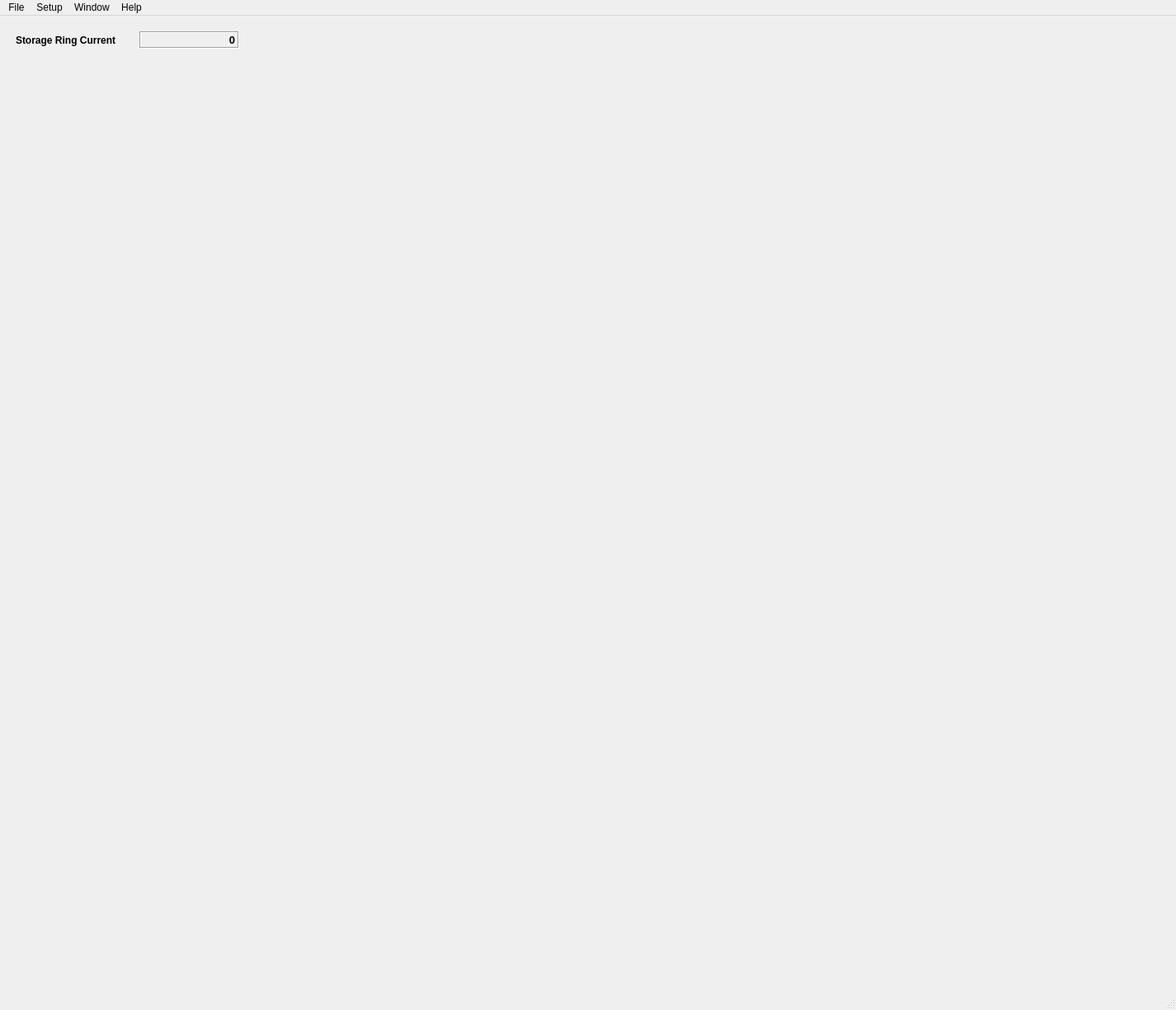
<?xml version="1.0" encoding="UTF-8"?>
<ui version="4.0">
 <class>MainWindow</class>
 <widget class="QMainWindow" name="MainWindow">
  <property name="geometry">
   <rect>
    <x>0</x>
    <y>0</y>
    <width>1426</width>
    <height>1225</height>
   </rect>
  </property>
  <property name="windowTitle">
   <string>pySTXM Control 1.0</string>
  </property>
  <widget class="QWidget" name="centralwidget">
   <layout class="QVBoxLayout" name="verticalLayout">
    <item>
     <widget class="QWidget" name="infoPanel" native="true">
      <property name="minimumSize">
       <size>
        <width>0</width>
        <height>40</height>
       </size>
      </property>
      <property name="maximumSize">
       <size>
        <width>16777215</width>
        <height>40</height>
       </size>
      </property>
      <widget class="QLabel" name="label">
       <property name="geometry">
        <rect>
         <x>10</x>
         <y>10</y>
         <width>151</width>
         <height>21</height>
        </rect>
       </property>
       <property name="minimumSize">
        <size>
         <width>151</width>
         <height>21</height>
        </size>
       </property>
       <property name="font">
        <font>
         <weight>75</weight>
         <bold>true</bold>
        </font>
       </property>
       <property name="frameShape">
        <enum>QFrame::NoFrame</enum>
       </property>
       <property name="frameShadow">
        <enum>QFrame::Raised</enum>
       </property>
       <property name="text">
        <string>Storage Ring Current</string>
       </property>
      </widget>
      <widget class="QLabel" name="ringCurrentLbl">
       <property name="geometry">
        <rect>
         <x>160</x>
         <y>10</y>
         <width>121</width>
         <height>21</height>
        </rect>
       </property>
       <property name="sizePolicy">
        <sizepolicy hsizetype="Fixed" vsizetype="Preferred">
         <horstretch>0</horstretch>
         <verstretch>0</verstretch>
        </sizepolicy>
       </property>
       <property name="font">
        <font>
         <pointsize>10</pointsize>
         <weight>75</weight>
         <bold>true</bold>
        </font>
       </property>
       <property name="frameShape">
        <enum>QFrame::Box</enum>
       </property>
       <property name="frameShadow">
        <enum>QFrame::Sunken</enum>
       </property>
       <property name="text">
        <string>0</string>
       </property>
       <property name="alignment">
        <set>Qt::AlignRight|Qt::AlignTrailing|Qt::AlignVCenter</set>
       </property>
      </widget>
     </widget>
    </item>
    <item>
     <layout class="QHBoxLayout" name="horizontalLayout">
      <item>
       <widget class="QWidget" name="imagePanel" native="true">
        <property name="minimumSize">
         <size>
          <width>800</width>
          <height>700</height>
         </size>
        </property>
        <property name="autoFillBackground">
         <bool>true</bool>
        </property>
        <layout class="QVBoxLayout" name="verticalLayout_2">
         <item>
          <layout class="QVBoxLayout" name="imgPanelLayout"/>
         </item>
        </layout>
       </widget>
      </item>
      <item>
       <widget class="QWidget" name="spectraPanel" native="true">
        <property name="minimumSize">
         <size>
          <width>600</width>
          <height>700</height>
         </size>
        </property>
        <layout class="QVBoxLayout" name="verticalLayout_3">
         <item>
          <layout class="QVBoxLayout" name="spectraPanelLayout"/>
         </item>
        </layout>
       </widget>
      </item>
     </layout>
    </item>
    <item>
     <widget class="QWidget" name="controlPanel" native="true">
      <property name="minimumSize">
       <size>
        <width>1400</width>
        <height>300</height>
       </size>
      </property>
     </widget>
    </item>
   </layout>
  </widget>
  <widget class="QMenuBar" name="menubar">
   <property name="geometry">
    <rect>
     <x>0</x>
     <y>0</y>
     <width>1426</width>
     <height>27</height>
    </rect>
   </property>
   <widget class="QMenu" name="menuFile">
    <property name="title">
     <string>File</string>
    </property>
    <addaction name="actionOpen"/>
    <addaction name="actionClose"/>
    <addaction name="separator"/>
    <addaction name="actionExit"/>
   </widget>
   <widget class="QMenu" name="menuSetup">
    <property name="title">
     <string>Setup</string>
    </property>
   </widget>
   <widget class="QMenu" name="menuWindow">
    <property name="title">
     <string>Window</string>
    </property>
   </widget>
   <widget class="QMenu" name="menuHelp">
    <property name="title">
     <string>Help</string>
    </property>
   </widget>
   <addaction name="menuFile"/>
   <addaction name="menuSetup"/>
   <addaction name="menuWindow"/>
   <addaction name="menuHelp"/>
  </widget>
  <widget class="QStatusBar" name="statusbar"/>
  <action name="actionOpen">
   <property name="text">
    <string>Open</string>
   </property>
  </action>
  <action name="actionClose">
   <property name="text">
    <string>Close</string>
   </property>
  </action>
  <action name="actionExit">
   <property name="text">
    <string>Exit</string>
   </property>
  </action>
 </widget>
 <resources/>
 <connections/>
</ui>
